Frame 1 (no input): blank canvas, image omitted
Frame 60 (the mouse pressed at the canvas centre just before this capture): blank canvas, image omitted
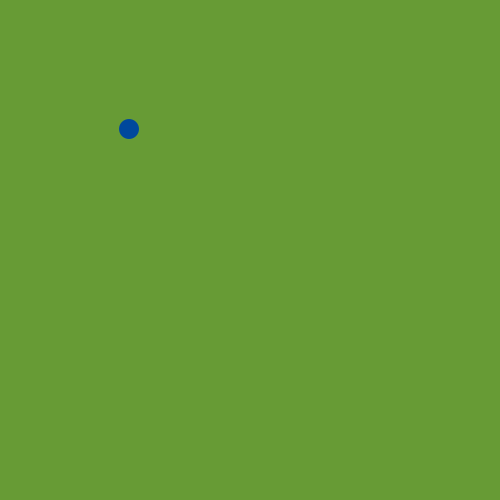
Frame 120 (the mouse held since frame 60 and released just before this capture)

The Processing sketch whose frames 1 and 60 were blank and that drew this single picture after the mouse press (run headless with seeded random() and noise(); from frame 60 on, the mouse is pressed at the canvas centre):

// Processing sketch: s04E01IsidoraV
// ── s04E01IsidoraV.pde
//UDD- Expresión Digital II
//S04E01IsidoraV
//Movimiento de una elipse sobre el Canvas y que se genere un Loop



float cx; //posicion ellipse
int v;
int a;

void setup( ) {
  size(500, 500);
  
  cx= 10;
  v= color(103, 155, 53); //verde
  a= color(0, 72, 156); //azul
  
}

void draw ( ) {
  
  background(v);
  
  //Ellipse que se mueve
  ellipse(cx, cx, 10, 10);
  fill(a);
  noStroke( );

//loop de la pelota en las coordenadas 200, 200
    if (cx >= 200) {
    cx= 10;
  }
  
  
  //Si alcanza la mitad de su camino 
  else if (cx >= 100) {
    ellipse(cx, cx, 20, 20);
  }
  
  //movimiento de pelota, 1 px por actualización
  cx ++; 
  
}
